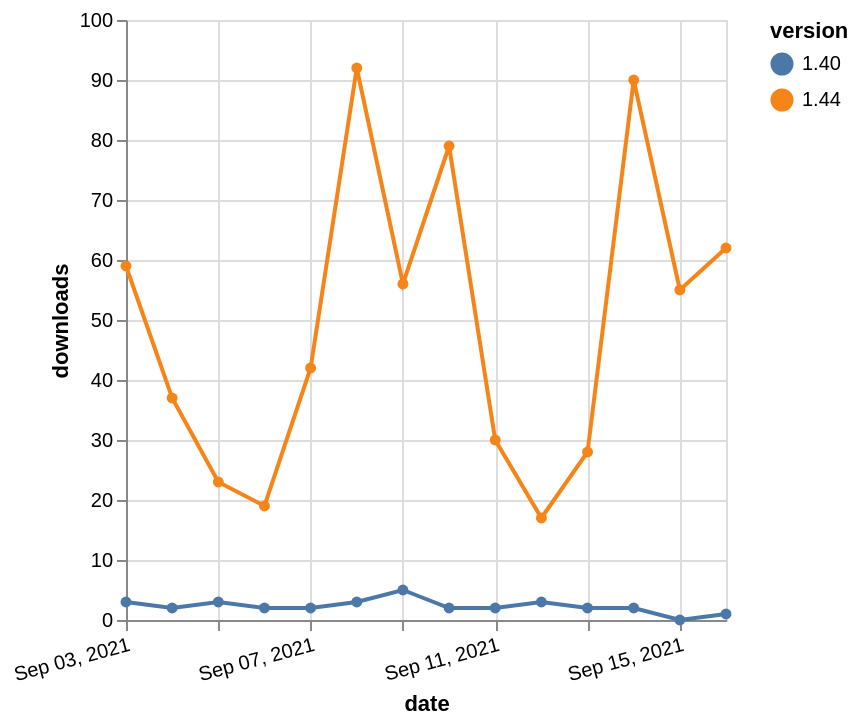

The specification (Vega-Lite) saved for this image:
### Vega-Lite specification from a JSON file in a GitHub repository (floating-point values rounded to 4 significant figures)
{"$schema": "https://vega.github.io/schema/vega-lite/v5.json", "description": "A simple bar chart with embedded data.", "data": {"values": [{"date": "2021-09-03", "total": 60596, "delta": 59, "version": "1.44"}, {"date": "2021-09-04", "total": 60633, "delta": 37, "version": "1.44"}, {"date": "2021-09-05", "total": 60656, "delta": 23, "version": "1.44"}, {"date": "2021-09-06", "total": 60675, "delta": 19, "version": "1.44"}, {"date": "2021-09-07", "total": 60717, "delta": 42, "version": "1.44"}, {"date": "2021-09-08", "total": 60809, "delta": 92, "version": "1.44"}, {"date": "2021-09-09", "total": 60865, "delta": 56, "version": "1.44"}, {"date": "2021-09-10", "total": 60944, "delta": 79, "version": "1.44"}, {"date": "2021-09-11", "total": 60974, "delta": 30, "version": "1.44"}, {"date": "2021-09-12", "total": 60991, "delta": 17, "version": "1.44"}, {"date": "2021-09-13", "total": 61019, "delta": 28, "version": "1.44"}, {"date": "2021-09-14", "total": 61109, "delta": 90, "version": "1.44"}, {"date": "2021-09-15", "total": 61164, "delta": 55, "version": "1.44"}, {"date": "2021-09-16", "total": 61226, "delta": 62, "version": "1.44"}, {"date": "2021-09-03", "total": 12702, "delta": 3, "version": "1.40"}, {"date": "2021-09-04", "total": 12704, "delta": 2, "version": "1.40"}, {"date": "2021-09-05", "total": 12707, "delta": 3, "version": "1.40"}, {"date": "2021-09-06", "total": 12709, "delta": 2, "version": "1.40"}, {"date": "2021-09-07", "total": 12711, "delta": 2, "version": "1.40"}, {"date": "2021-09-08", "total": 12714, "delta": 3, "version": "1.40"}, {"date": "2021-09-09", "total": 12719, "delta": 5, "version": "1.40"}, {"date": "2021-09-10", "total": 12721, "delta": 2, "version": "1.40"}, {"date": "2021-09-11", "total": 12723, "delta": 2, "version": "1.40"}, {"date": "2021-09-12", "total": 12726, "delta": 3, "version": "1.40"}, {"date": "2021-09-13", "total": 12728, "delta": 2, "version": "1.40"}, {"date": "2021-09-14", "total": 12730, "delta": 2, "version": "1.40"}, {"date": "2021-09-15", "total": 12730, "delta": 0, "version": "1.40"}, {"date": "2021-09-16", "total": 12731, "delta": 1, "version": "1.40"}]}, "width": "container", "mark": {"type": "line", "point": {"filled": true}}, "encoding": {"x": {"field": "date", "type": "temporal", "timeUnit": "yearmonthdate", "title": "date", "axis": {"labelAngle": -15}}, "y": {"field": "delta", "type": "quantitative", "title": "downloads"}, "color": {"field": "version", "type": "nominal"}, "tooltip": {"field": "delta"}}}
